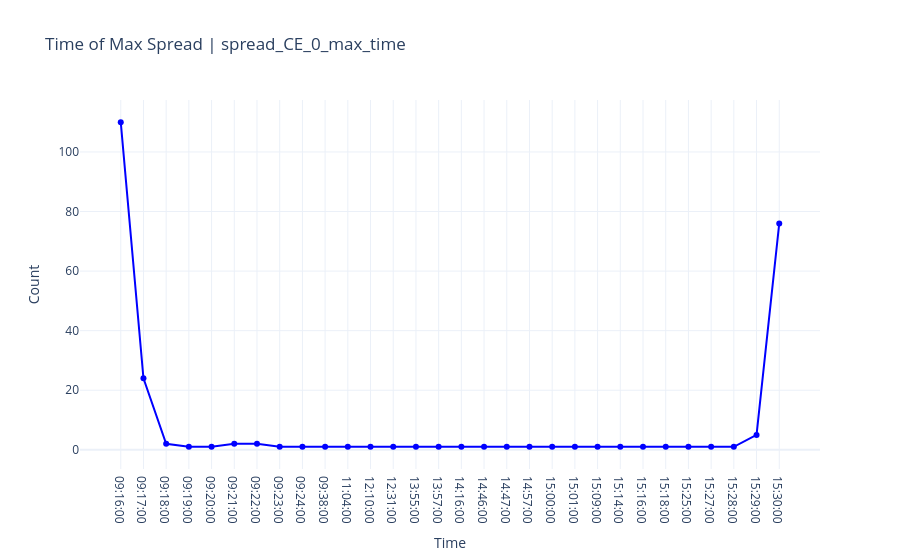
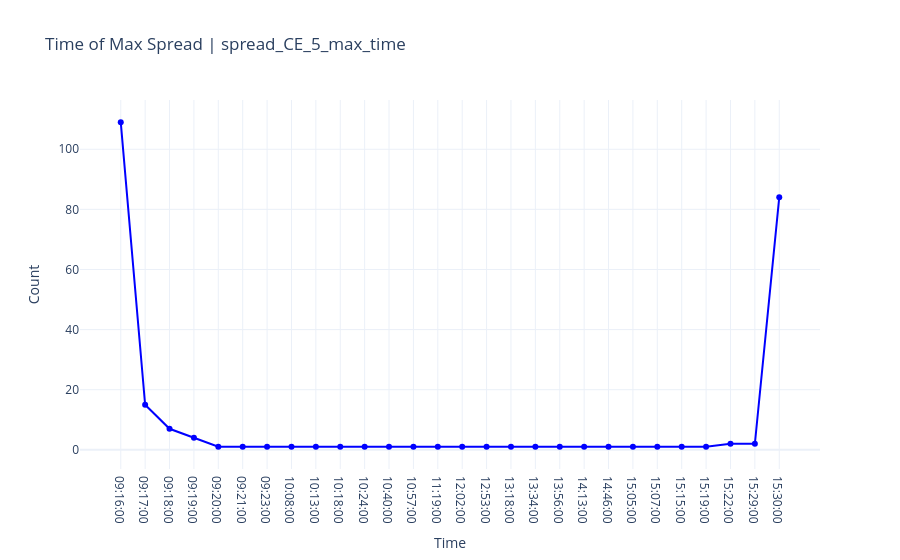

Notebook code for these charts, in order:
### Code cell
col_name_list = ['spread_CE_0_max_time','spread_CE_5_max_time','spread_CE_-5_max_time',
            'spread_PE_0_max_time','spread_PE_5_max_time','spread_PE_-5_max_time']

for col_name in col_name_list:
    spread_time_plot(col_name, title=f'Time of Max Spread | {col_name}')

### Figure 1 — Plotly figure (JSON) as saved in the notebook; plotly's stock layout.template omitted (floating-point values rounded to 4 significant figures)
{"data": [{"line": {"color": "blue"}, "mode": "lines+markers", "name": "Time Count", "type": "scatter", "x": ["09:16:00", "09:17:00", "09:18:00", "09:19:00", "09:20:00", "09:21:00", "09:22:00", "09:23:00", "09:24:00", "09:38:00", "11:04:00", "12:10:00", "12:31:00", "13:55:00", "13:57:00", "14:16:00", "14:46:00", "14:47:00", "14:57:00", "15:00:00", "15:01:00", "15:09:00", "15:14:00", "15:16:00", "15:18:00", "15:25:00", "15:27:00", "15:28:00", "15:29:00", "15:30:00"], "y": [110, 24, 2, 1, 1, 2, 2, 1, 1, 1, 1, 1, 1, 1, 1, 1, 1, 1, 1, 1, 1, 1, 1, 1, 1, 1, 1, 1, 5, 76]}], "layout": {"title": {"text": "Time of Max Spread | spread_CE_0_max_time"}, "xaxis": {"title": {"text": "Time"}}, "yaxis": {"title": {"text": "Count"}}}}

### Figure 2 — Plotly figure (JSON) as saved in the notebook; plotly's stock layout.template omitted (floating-point values rounded to 4 significant figures)
{"data": [{"line": {"color": "blue"}, "mode": "lines+markers", "name": "Time Count", "type": "scatter", "x": ["09:16:00", "09:17:00", "09:18:00", "09:19:00", "09:20:00", "09:21:00", "09:23:00", "10:08:00", "10:13:00", "10:18:00", "10:24:00", "10:40:00", "10:57:00", "11:19:00", "12:02:00", "12:53:00", "13:18:00", "13:34:00", "13:56:00", "14:13:00", "14:46:00", "15:05:00", "15:07:00", "15:15:00", "15:19:00", "15:22:00", "15:29:00", "15:30:00"], "y": [109, 15, 7, 4, 1, 1, 1, 1, 1, 1, 1, 1, 1, 1, 1, 1, 1, 1, 1, 1, 1, 1, 1, 1, 1, 2, 2, 84]}], "layout": {"title": {"text": "Time of Max Spread | spread_CE_5_max_time"}, "xaxis": {"title": {"text": "Time"}}, "yaxis": {"title": {"text": "Count"}}}}
